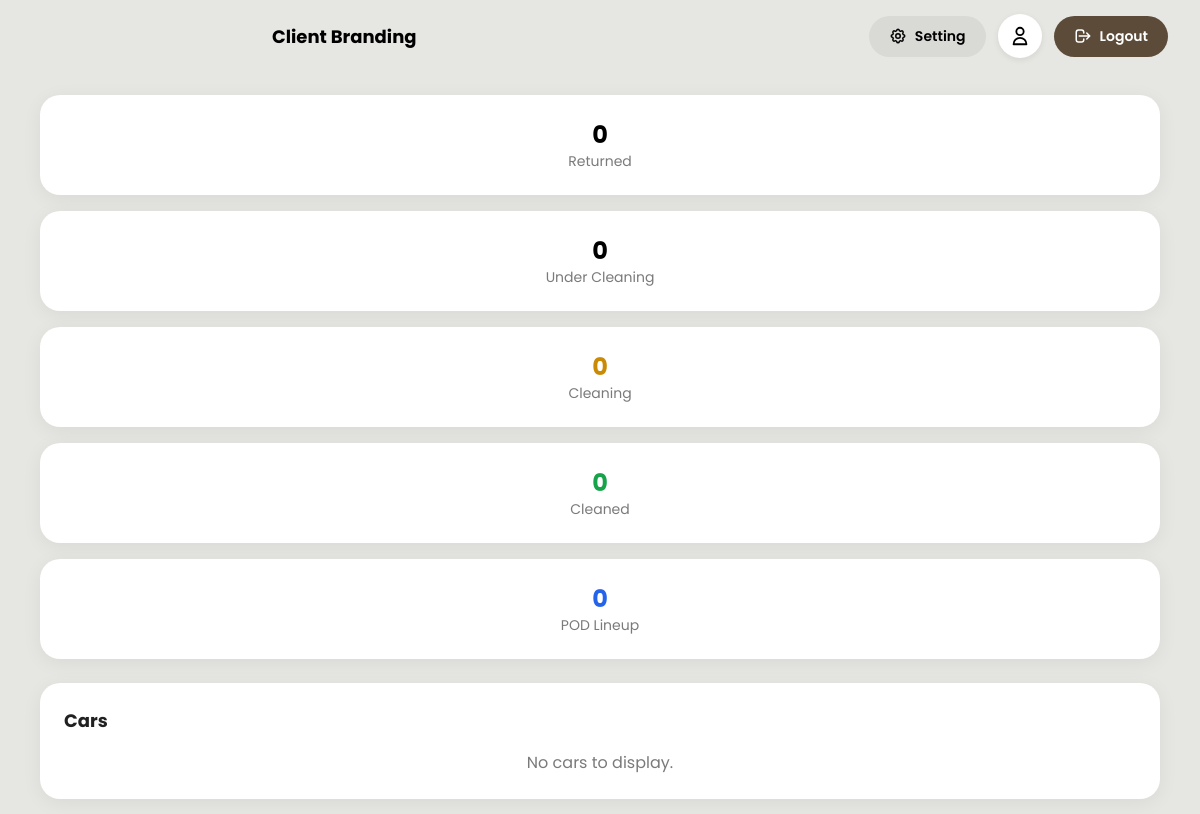
/pages/cleaning/dashboard.php, run on an earlier commit of the app's database.
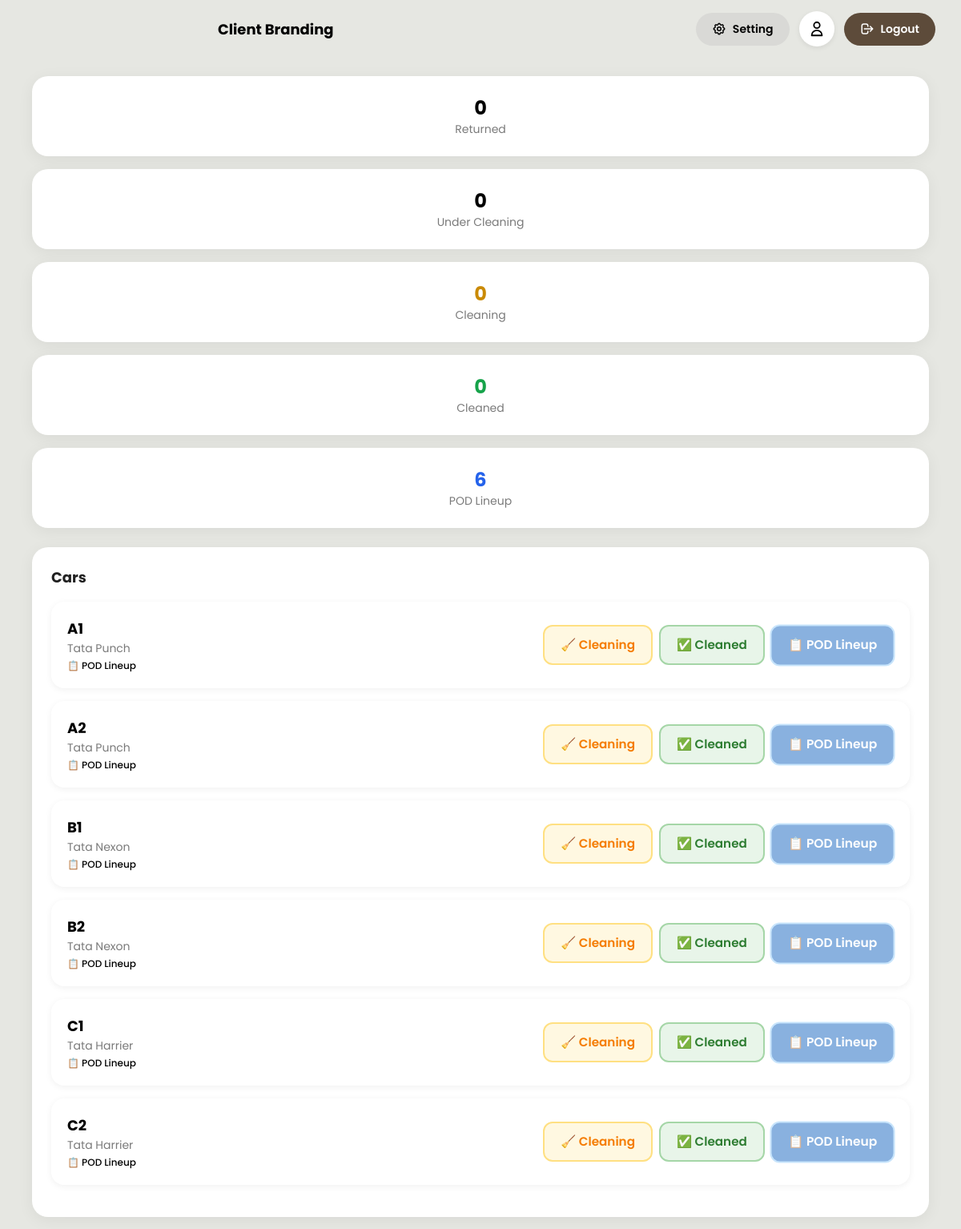
And on a later commit of the database.
### tables this page shows
CREATE TABLE IF NOT EXISTS cars (
    id INT PRIMARY KEY AUTO_INCREMENT,
    event_id INT NOT NULL,
    car_code VARCHAR(10) NOT NULL,
    engine_number VARCHAR(50),
    name VARCHAR(100) NOT NULL,
    model VARCHAR(100),

    color VARCHAR(50),
    image_url VARCHAR(255),
    initial_km DECIMAL(10,1) DEFAULT 0,
    initial_fuel INT DEFAULT 100,
    status ENUM('standby', 'cleaning', 'cleaned', 'pod_lineup', 'on_drive', 'returned', 'hotel', 'out_of_service', 'under_inspection') DEFAULT 'standby',
    is_active TINYINT(1) DEFAULT 1,
    created_at TIMESTAMP DEFAULT CURRENT_TIMESTAMP,
    updated_at TIMESTAMP DEFAULT CURRENT_TIMESTAMP ON UPDATE CURRENT_TIMESTAMP,
    FOREIGN KEY (event_id) REFERENCES events(id) ON DELETE CASCADE,
    UNIQUE KEY unique_car_code_per_event (event_id, car_code)
);

### includes/auth.php (called while the page is built, shortened)
<?php
require_once __DIR__ . '/../config/database.php';
function isLoggedIn()
{
    return isset($_SESSION['user_id']) && !empty($_SESSION['user_id']);
}
function getCurrentUser()
{
    if (!isLoggedIn()) {
        return null;
    }
    return dbQueryOne(
        "SELECT id, name, email, role, phone, avatar FROM users WHERE id = ? AND is_active = 1",
        [$_SESSION['user_id']]
    );
}

### config/database.php (called while the page is built, shortened)
<?php
function getDB()
{
    static $pdo = null;
    if ($pdo === null) {
        try {
            $dsn = "mysql:host=" . DB_HOST . ";dbname=" . DB_NAME . ";charset=" . DB_CHARSET;
            $options = [
                PDO::ATTR_ERRMODE => PDO::ERRMODE_EXCEPTION,
                PDO::ATTR_DEFAULT_FETCH_MODE => PDO::FETCH_ASSOC,
                PDO::ATTR_EMULATE_PREPARES => false,
            ];
            $pdo = new PDO($dsn, DB_USER, DB_PASS, $options);
        } catch (PDOException $e) {
            error_log("Database Connection Error: " . $e->getMessage());
            die("Database connection failed. Please check your configuration.");
        }
    }
    return $pdo;
}
function dbQuery($sql, $params = [])
{
    $stmt = getDB()->prepare($sql);
    $stmt->execute($params);
    return $stmt->fetchAll();
}

### includes/helpers.php (called while the page is built, shortened)
<?php
function h($str)
{
    return htmlspecialchars($str ?? '', ENT_QUOTES, 'UTF-8');
}

### pages/cleaning/dashboard.php (the view, shortened to what this page needs)
<?php
require_once __DIR__ . '/../../includes/auth.php';
require_once __DIR__ . '/../../includes/helpers.php';
$eventId = 1;
$cars = dbQuery("
    SELECT c.*, e.name as event_name
    FROM cars c
    JOIN events e ON e.id = c.event_id
    WHERE c.status IN ('returned', 'under_cleaning', 'cleaning', 'cleaned', 'standby')
    AND c.is_active = 1 AND c.event_id = ?
    ORDER BY
        CASE
            WHEN c.status = 'returned' THEN 1
            WHEN c.status = 'under_cleaning' THEN 2
            WHEN c.status = 'cleaning' THEN 3
            WHEN c.status = 'cleaned' THEN 4
            ELSE 5
        END, c.car_code
", [$eventId]);
$counts = [
    'returned' => 0,
    'under_cleaning' => 0,
    'cleaning' => 0,
    'cleaned' => 0,
    'standby' => 0
];
foreach ($cars as $car) {
    if (isset($counts[$car['status']])) {
        $counts[$car['status']]++;
    }
}
include __DIR__ . '/../../components/cleaning-layout.php';
?>
<div class="grid grid-cols-5 gap-4 mb-6">
    <div class="mdm-card text-center">
        <div class="text-2xl font-bold text-orange-600"><?= $counts['returned'] ?></div>
        <div class="text-sm text-mdm-text/60">Returned</div>
    </div>
    <div class="mdm-card text-center">
        <div class="text-2xl font-bold text-amber-600"><?= $counts['under_cleaning'] ?></div>
        <div class="text-sm text-mdm-text/60">Under Cleaning</div>
    </div>
    <div class="mdm-card text-center">
        <div class="text-2xl font-bold text-yellow-600"><?= $counts['cleaning'] ?></div>
        <div class="text-sm text-mdm-text/60">Cleaning</div>
    </div>
    <div class="mdm-card text-center">
        <div class="text-2xl font-bold text-green-600"><?= $counts['cleaned'] ?></div>
        <div class="text-sm text-mdm-text/60">Cleaned</div>
    </div>
    <div class="mdm-card text-center">
        <div class="text-2xl font-bold text-blue-600"><?= $counts['standby'] ?></div>
        <div class="text-sm text-mdm-text/60">POD Lineup</div>
    </div>
</div>
<div class="mdm-card">
    <h2 class="text-lg font-bold text-mdm-text mb-4">Cars</h2>
    <?php if (empty($cars)): ?>
        <div class="text-center py-8 text-mdm-text/60">No cars to display.</div>
    <?php else: ?>
        <div id="carsList">
            <?php foreach ($cars as $car):
                $needsAttention = in_array($car['status'], ['returned', 'under_cleaning']);
                $statusLabels = [
                    'returned' => '🔙 Returned',
                    'under_cleaning' => '🧽 Under Cleaning',
                    'cleaning' => '🧹 Cleaning',
                    'cleaned' => '✅ Cleaned',
                    'standby' => '📋 POD Lineup'
                ];
            ?>
                <div class="car-row <?= $needsAttention ? 'needs-attention' : '' ?>" id="car-<?= $car['id'] ?>">
                    <div>
                        <div class="font-bold text-lg"><?= h($car['car_code']) ?></div>
                        <div class="text-sm text-mdm-text/60"><?= h($car['name']) ?></div>
                        <div class="text-xs text-amber-600 font-medium mt-1"><?= $statusLabels[$car['status']] ?? $car['status'] ?></div>
                    </div>
                    <div class="flex gap-2">
                        <button class="status-btn cleaning <?= $car['status'] === 'cleaning' ? 'active' : '' ?>"
                            onclick="updateStatus(<?= $car['id'] ?>, 'cleaning')" <?= $car['status'] === 'cleaning' ? 'disabled' : '' ?>>
                            🧹 Cleaning
                        </button>
                        <button class="status-btn cleaned <?= $car['status'] === 'cleaned' ? 'active' : '' ?>"
                            onclick="updateStatus(<?= $car['id'] ?>, 'cleaned')" <?= $car['status'] === 'cleaned' ? 'disabled' : '' ?>>
                            ✅ Cleaned
                        </button>
                        <button class="status-btn pod_lineup <?= $car['status'] === 'standby' ? 'active' : '' ?>"
                            onclick="updateStatus(<?= $car['id'] ?>, 'standby')" <?= $car['status'] === 'standby' ? 'disabled' : '' ?>>
                            📋 POD Lineup
                        </button>
                    </div>
                </div>
            <?php endforeach; ?>
        </div>
    <?php endif; ?>
</div>
<?php include __DIR__ . '/../../components/cleaning-layout-footer.php'; ?>

### components/cleaning-layout.php (shortened to what this page needs)
<?php
require_once __DIR__ . '/../includes/auth.php';
require_once __DIR__ . '/../includes/helpers.php';
?>
<!DOCTYPE html>
<html lang="en">
<head>
    <link href="<?= BASE_PATH ?>/assets/css/styles.css" rel="stylesheet">
</head>
<body>
    <?php include __DIR__ . '/header.php'; ?>
    <main class="mdm-main-cleaning">
        <div class="mdm-content">

### components/header.php (shortened to what this page needs)
<?php
$user = getCurrentUser();
$userAvatar = $user['avatar'] ?? null;
?>
<header class="mdm-header">
    <div class="mdm-header-brand">Client Branding</div>
    <div class="mdm-header-actions">
        <button class="mdm-settings-btn" onclick="openSettings()">
            <span>Setting</span>
        </button>
        <button class="mdm-profile-btn" onclick="openProfile()">
            <?php if ($userAvatar): ?>
                <img src="<?= h($userAvatar) ?>" alt="Profile"
                    style="width:100%;height:100%;border-radius:50%;object-fit:cover;">
            <?php else: ?>
                <svg fill="none" stroke="currentColor" viewBox="0 0 24 24">
                    <path stroke-linecap="round" stroke-linejoin="round" stroke-width="2"
                        d="M16 7a4 4 0 11-8 0 4 4 0 018 0zM12 14a7 7 0 00-7 7h14a7 7 0 00-7-7z" />
                </svg>
            <?php endif; ?>
        </button>
        <button class="mdm-settings-btn" onclick="logoutUser()" style="background: #5D4B3A; color: #FFFFFF;">
            <svg fill="none" stroke="currentColor" viewBox="0 0 24 24">
                <path stroke-linecap="round" stroke-linejoin="round" stroke-width="2"
                    d="M17 16l4-4m0 0l-4-4m4 4H7m6 4v1a3 3 0 01-3 3H6a3 3 0 01-3-3V7a3 3 0 013-3h4a3 3 0 013 3v1" />
            </svg>
            <span>Logout</span>
        </button>
    </div>
</header>

### components/cleaning-layout-footer.php (shortened to what this page needs)
        </div>
    </main>
</body>
</html>

### assets/css/styles.css (style rules this page uses)
html, :host { line-height: 1.5; -webkit-text-size-adjust: 100%; -moz-tab-size: 4; -o-tab-size: 4; tab-size: 4; font-family: Inter, Poppins, SF Pro Display, system-ui, sans-serif; font-feature-settings: normal; font-variation-settings: normal; -webkit-tap-highlight-color: transparent; }
body { margin: 0; line-height: inherit; }
h1, h2, h3, h4, h5, h6 { font-size: inherit; font-weight: inherit; }
button, input, optgroup, select, textarea { font-family: inherit; font-feature-settings: inherit; font-variation-settings: inherit; font-size: 100%; font-weight: inherit; line-height: inherit; letter-spacing: inherit; color: inherit; margin: 0; padding: 0; }
button, select { text-transform: none; }
button, input:where([type='button']), input:where([type='reset']), input:where([type='submit']) { -webkit-appearance: button; background-color: transparent; background-image: none; }
blockquote, dl, dd, h1, h2, h3, h4, h5, h6, hr, figure, p, pre { margin: 0; }
button, [role="button"] { cursor: pointer; }
:disabled { cursor: default; }
img, svg, video, canvas, audio, iframe, embed, object { display: block; vertical-align: middle; }
.mdm-card { border-radius: 20px; --tw-bg-opacity: 1; background-color: rgb(255 255 255 / var(--tw-bg-opacity, 1)); padding: 1.5rem; --tw-shadow: 0 4px 20px rgba(0, 0, 0, 0.06); --tw-shadow-colored: 0 4px 20px var(--tw-shadow-color); box-shadow: var(--tw-ring-offset-shadow, 0 0 #0000), var(--tw-ring-shadow, 0 0 #0000), var(--tw-shadow); }
.mb-4 { margin-bottom: 1rem; }
.mb-6 { margin-bottom: 1.5rem; }
.mt-1 { margin-top: 0.25rem; }
.flex { display: flex; }
.grid { display: grid; }
.gap-2 { gap: 0.5rem; }
.gap-4 { gap: 1rem; }
.text-center { text-align: center; }
.text-2xl { font-size: 1.5rem; line-height: 2rem; }
.text-lg { font-size: 1.125rem; line-height: 1.75rem; }
.text-sm { font-size: 0.875rem; line-height: 1.25rem; }
.text-xs { font-size: 0.75rem; line-height: 1rem; }
.font-bold { font-weight: 700; }
.font-medium { font-weight: 500; }
.text-blue-600 { --tw-text-opacity: 1; color: rgb(37 99 235 / var(--tw-text-opacity, 1)); }
.text-green-600 { --tw-text-opacity: 1; color: rgb(22 163 74 / var(--tw-text-opacity, 1)); }
.text-mdm-text { --tw-text-opacity: 1; color: rgb(33 33 33 / var(--tw-text-opacity, 1)); }
.text-mdm-text\/60 { color: rgb(33 33 33 / 0.6); }
.text-yellow-600 { --tw-text-opacity: 1; color: rgb(202 138 4 / var(--tw-text-opacity, 1)); }

### components/cleaning-layout.php (style rules this page uses)
* { margin: 0; padding: 0; box-sizing: border-box; }
body { font-family: 'Poppins', -apple-system, BlinkMacSystemFont, sans-serif; background-color: #E6E7E2 !important; min-height: 100vh; -webkit-font-smoothing: antialiased; }
.mdm-main-cleaning { padding-top: 80px; min-height: 100vh; }
.mdm-content { padding: 15px 40px; max-width: 1400px; margin: 0 auto; }

### components/header.php (style rules this page uses)
.mdm-header { position: fixed; top: 0; left: 240px; right: 0; height: 72px; background-color: #E6E7E2; z-index: 40; display: flex; align-items: center; justify-content: space-between; padding: 0 32px; }
.mdm-header-brand { font-size: 18px; font-weight: 700; color: #000000; }
.mdm-header-actions { display: flex; align-items: center; gap: 12px; }
.mdm-settings-btn { display: flex; align-items: center; gap: 8px; background: #D9D9D6; color: #000000; padding: 10px 20px; border-radius: 9999px; font-weight: 600; font-size: 14px; border: none; cursor: pointer; transition: background 0.2s; }
.mdm-settings-btn svg { width: 18px; height: 18px; }
.mdm-profile-btn { width: 44px; height: 44px; border-radius: 50%; background: #FFFFFF; border: none; cursor: pointer; display: flex; align-items: center; justify-content: center; box-shadow: 0 2px 6px rgba(0, 0, 0, 0.08); transition: box-shadow 0.2s; }
.mdm-profile-btn svg { width: 22px; height: 22px; color: #000000; }

What changed in the data, as far as the page shows it:
added cars: car_code "A1", name "Tata Punch", status "📋 POD Lineup"
added cars: car_code "A2", name "Tata Punch", status "📋 POD Lineup"
added cars: car_code "B1", name "Tata Nexon", status "📋 POD Lineup"
added cars: car_code "B2", name "Tata Nexon", status "📋 POD Lineup"
added cars: car_code "C1", name "Tata Harrier", status "📋 POD Lineup"
added cars: car_code "C2", name "Tata Harrier", status "📋 POD Lineup"
Also different on the page:
$counts['standby']: "0" → "6"
text no longer shown: "No cars to display."
